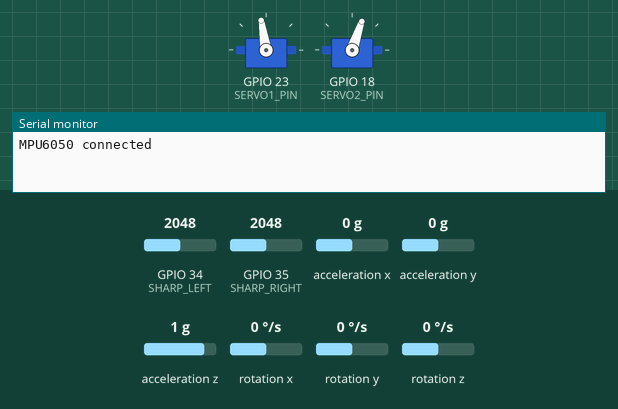
A sketch run on a simulated ESP32. Parts: 2 × servo, the last lines printed to the serial monitor. The inputs (shaded band) are chosen by the test bench; at power-on: GPIO 34 (SHARP_LEFT) = 2048, acceleration x 0 g, GPIO 35 (SHARP_RIGHT) = 2048, acceleration y 0 g, acceleration z 1 g, rotation x 0 °/s, rotation y 0 °/s, rotation z 0 °/s.

Above: at 1.2 s.
1.3 s: GPIO 34 (SHARP_LEFT) set to 2442
At 1.7 s:
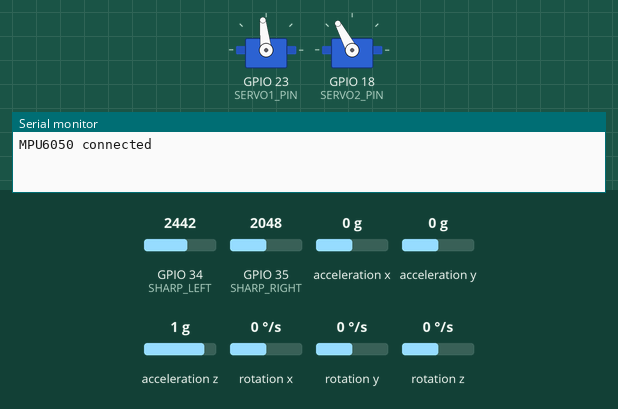
4.3 s: GPIO 34 (SHARP_LEFT) set to 2531
At 5.5 s:
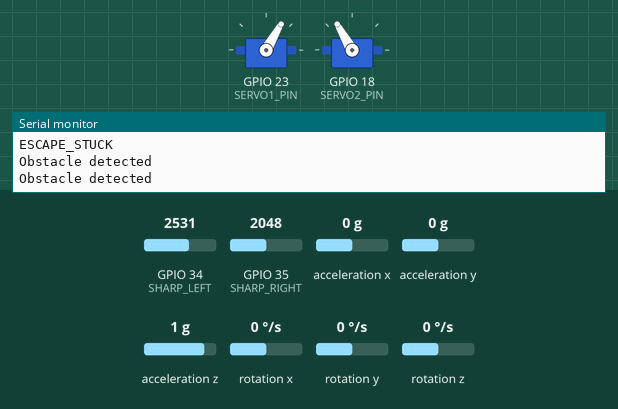
5.8 s: GPIO 34 (SHARP_LEFT) set to 2460
At 6.33 s:
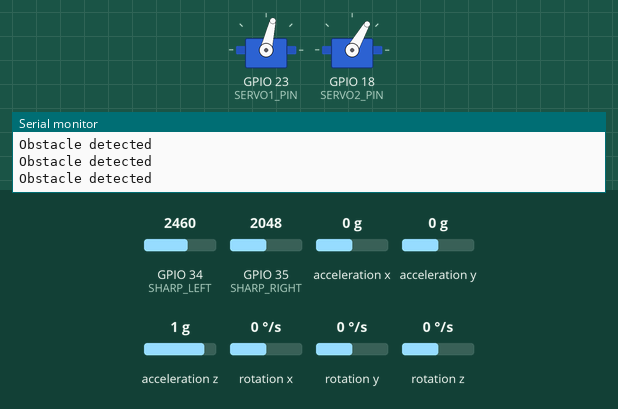
At 7.7 s:
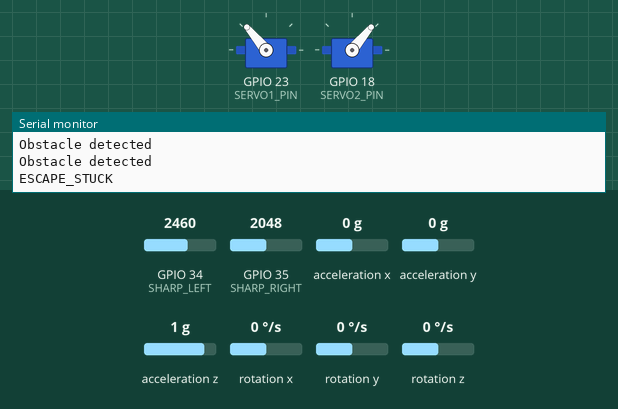
8.8 s: acceleration x set to -1.4 g
11.8 s: acceleration x set to 0 g
14.8 s: GPIO 34 (SHARP_LEFT) set to 2540
Timing chart, 0 to 17.3 s (numbered marks = the images above; inputs shaded):
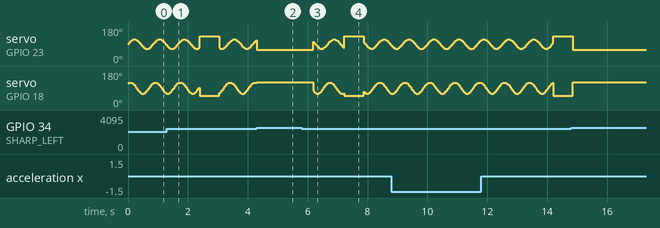

Measured:
- the behaviour switches between 2500 and 2501 on GPIO 34 (SHARP_LEFT) (found by bisection; images 1 and 2)

The sketch:

fish_robot.ino
```cpp
#include <ESP32Servo.h>
#include <Wire.h>
#include <MPU6050.h>
MPU6050 mpu;
// ==========================
// KHAI BÁO SERVO
// ==========================
Servo servo1;
Servo servo2;
// ==========================
// CHÂN KẾT NỐI
// ==========================
#define SERVO1_PIN 23
#define SERVO2_PIN 18
#define SHARP_LEFT 34
#define SHARP_RIGHT 35
// ==========================
// THÔNG SỐ DAO ĐỘNG
// ==========================
float A1 = 25.0;
float A2 = 30.0;
float freq = 1.2;
float phase = PI / 3.0;
float center1 = 90;
float center2 = 90;
// ==========================
// BIẾN HỆ THỐNG
// ==========================
unsigned long startTime;
bool obstacleDetected = false;
bool stuckDetected = false;
int stuckCounter = 0;
// ==========================
// HÀM KHỞI TẠO
// ==========================
void setup()
{
    Serial.begin(115200);
    servo1.attach(SERVO1_PIN);
    servo2.attach(SERVO2_PIN);
    pinMode(SHARP_LEFT, INPUT);
    pinMode(SHARP_RIGHT, INPUT);
    Wire.begin();
    mpu.initialize();
    if(mpu.testConnection())
    {
        Serial.println("MPU6050 connected");
    }
    else
    {
        Serial.println("MPU6050 error");
    }
    startTime = millis();
}
// ==========================
// VÒNG LẶP CHÍNH
// ==========================
void loop()
{
    readSensor();

    if(stuckDetected)
    {
        escapeStuck();
    }
    else if(obstacleDetected)
    {
        avoidObstacle();
    }
    else
    {
        swimForward();
    }
    delay(20);
}
// ==========================
// ĐỌC CẢM BIẾN
// ==========================
void readSensor()
{
    int leftValue = analogRead(SHARP_LEFT);
    int rightValue = analogRead(SHARP_RIGHT);
    obstacleDetected = false;
    if(leftValue > 2500 || rightValue > 2500)
    {
        obstacleDetected = true;
    }
    detectStuck();
}
// ==========================
// BƠI THẲNG
// ==========================

void swimForward()
{
    float t = (millis() - startTime) / 1000.0;
    float theta1 =
        center1 +
        A1 * sin(2.0 * PI * freq * t);
    float theta2 =
        center2 +
        A2 * sin(2.0 * PI * freq * t + phase);

    servo1.write(theta1);
    servo2.write(theta2);
}
// ==========================
// TRÁNH VẬT CẢN
// ==========================
void avoidObstacle()
{
    Serial.println("Obstacle detected");
    for(int i = 0; i < 20; i++)
    {
        servo1.write(60);
        servo2.write(120);

        delay(30);
    }
}
// ==========================
// PHÁT HIỆN KẸT
// ==========================
void detectStuck()
{
    int16_t ax, ay, az;
    int16_t gx, gy, gz;
    mpu.getMotion6(
        &ax, &ay, &az,
        &gx, &gy, &gz
    );
    int motionLevel =
        abs(ax) +
        abs(ay) +
        abs(gx);

    if(motionLevel < 500)
    {
        stuckCounter++;
    }
    else
    {
        stuckCounter = 0;
    }
    if(stuckCounter > 100)
    {
        stuckDetected = true;
    }
}
// ==========================
// THOÁT KẸT
// ==========================
void escapeStuck()
{
    Serial.println("ESCAPE_STUCK");
    for(int i = 0; i < 25; i++)
    {
        servo1.write(130);
        servo2.write(50);
        delay(25);
    }
    stuckDetected = false;
    stuckCounter = 0;
}
```
